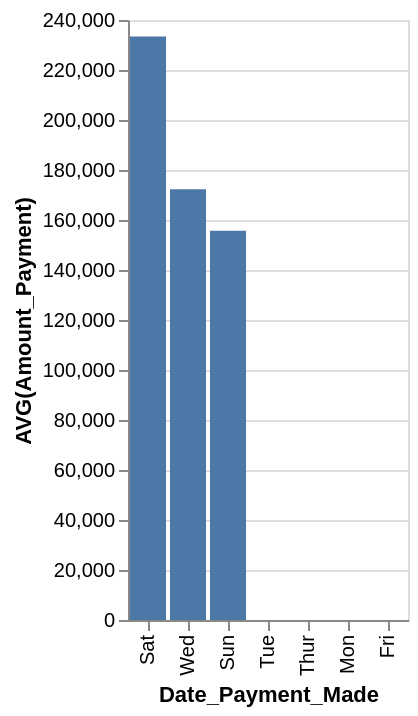

Source (Vega-Lite JSON):
### Vega-Lite specification from a JSON file in a GitHub repository (floating-point values rounded to 4 significant figures)
{"data": {"values": [{"x_data": "Sat", "y_data": 233375}, {"x_data": "Wed", "y_data": 172309}, {"x_data": "Sun", "y_data": 155654}, {"x_data": "Tue", "y_data": 0}, {"x_data": "Thur", "y_data": 0}, {"x_data": "Mon", "y_data": 0}, {"x_data": "Fri", "y_data": 0}]}, "mark": "bar", "encoding": {"x": {"field": "x_data", "type": "nominal", "title": "Date_Payment_Made", "sort": {"op": "sum", "field": "y_data", "order": "descending"}}, "y": {"field": "y_data", "type": "quantitative", "title": "AVG(Amount_Payment)"}}}
